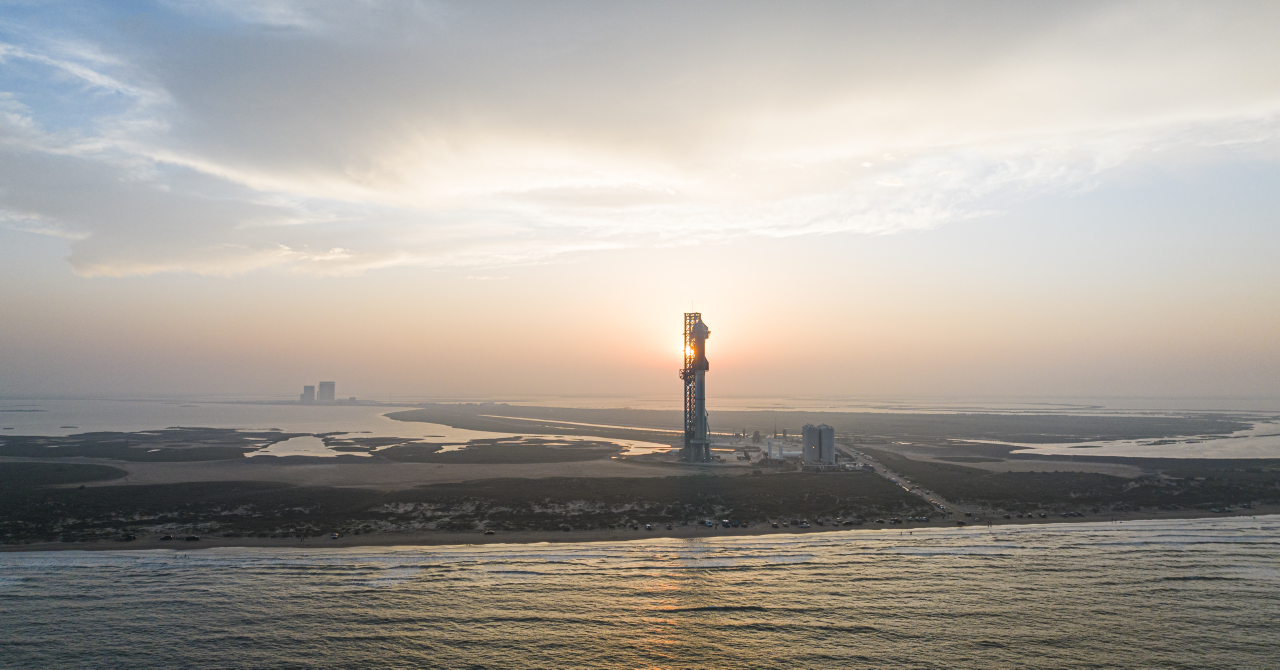
#> input picture Images/Rocket_Image.jpg, 3840 x 2008 px (shown at 1/3 size)
$ jupyter execute '1_Basic of Image Processing_25July25.ipynb'
#> lines starting #> are read from the running program, lines starting #| are printed output that depends on the picture
[cell 1]
from PIL import Image
import cv2
import matplotlib.pyplot as plt
import numpy as np

[cell 2]
Img = Image.open("Images/Rocket_Image.jpg")
#> Img is the input picture: PIL image 3840x2008 RGB; mean R, G, B 166.5, 161, 154
img1 = cv2.imread("Images/Rocket_Image.jpg")

[cell 3]
# Figure to compare default color mode in Opencv and PIL
plt.figure(figsize=(15, 5))
plt.subplot(1, 3, 1)
plt.imshow(Img)
plt.title("PIL Image")
plt.axis('off')
plt.subplot(1, 3, 2)
plt.imshow(img1)
plt.title("OpenCV default Image")
plt.axis('off')
plt.subplot(1, 3, 3)
plt.imshow(cv2.cvtColor(img1, cv2.COLOR_BGR2RGB))
plt.title("OpenCV Image with RGB conversion")
plt.axis('off')
plt.show()
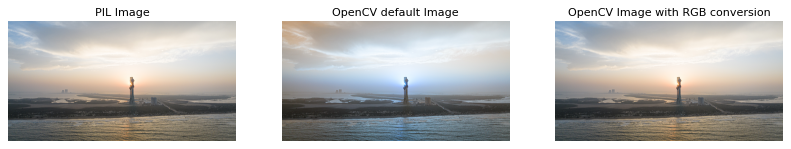
#> figure drawn by matplotlib, 3 panels; B, G, R data is drawn as R, G, B

[cell 4]
# To display the file format of the image using PIL
print(f"Image file format: {Img.format}")
#| Image file format: JPEG

[cell 5]
# To display the pixel format of the image
print(f"Image pixel format: {Img.mode}")
#| Image pixel format: RGB

[cell 6]
# To display the size of the image
print(f"Image size: {Img.size}")
#| Image size: (3840, 2008)

[cell 7]
# Convert image from RGB to Grayscale using PIL
plt.figure(figsize=(15, 5))
plt.subplot(1, 2, 1)
Gray_Img = Img.convert("L")
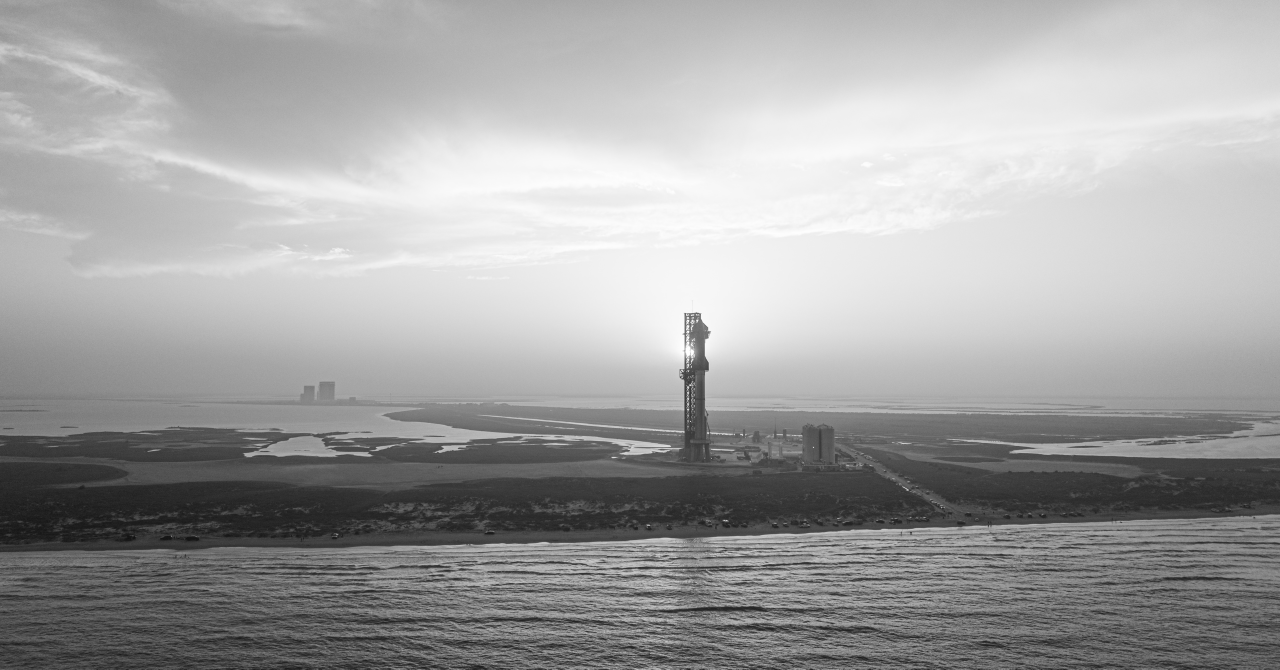
#> Gray_Img: PIL image 3840x2008 L (shown at 1/3 size); min 8, max 255, mean 161.9
plt.imshow(Gray_Img, cmap='gray')
plt.title("Grayscale Image using PIL")
plt.axis('off')
# Convert image from RGB to Binary using PIL
Binary_Img = Img.convert("1")
#> Binary_Img: PIL image 3840x2008 1; 63.3% white; black in thin lines or dots
plt.subplot(1, 2, 2)
plt.imshow(Binary_Img, cmap='gray')
plt.title("Binary Image using PIL")
plt.axis('off')
plt.show()
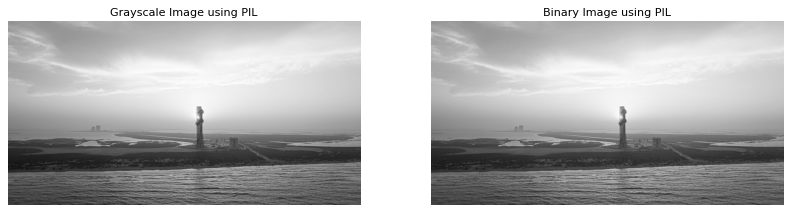
#> figure drawn by matplotlib, 2 panels

[cell 8]
# Resizing the image using PIL
resized_img = Img.resize((300, 300))
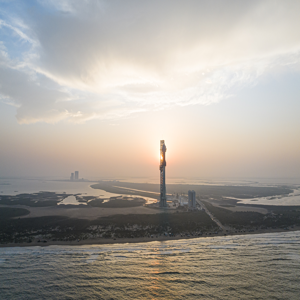
#> resized_img: PIL image 300x300 RGB; mean R, G, B 166.5, 161, 154
plt.imshow(resized_img)
plt.title("Resized Image using PIL")
plt.axis('off')
plt.show()

[cell 9]
# Cropping the image using PIL
cropped_img = Img.crop((50, 50, 250, 250))
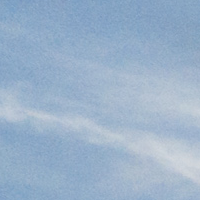
#> cropped_img: PIL image 200x200 RGB; mean R, G, B 154.8, 177.9, 202
plt.figure(figsize=(5, 5))
plt.title("Cropped Image using PIL")
plt.axis('off')
plt.imshow(cropped_img)

[cell 10]
# Thumbnailing the image using PIL
thumbnail_img = Img.copy()
thumbnail_img.thumbnail((100, 100))
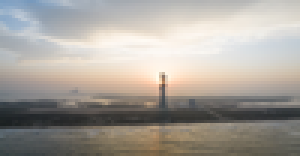
#> thumbnail_img: PIL image 100x52 RGB (shown 3 times larger); mean R, G, B 166.5, 161.1, 154
plt.figure(figsize=(5, 5))
plt.title("Thumbnail Image using PIL")
plt.axis('off')
plt.imshow(thumbnail_img)
plt.show()

[cell 11]
original_image = Image.open("Images/Rocket_Image.jpg")
# Splitting the imae into RGB channels
r, g, b = original_image.split()
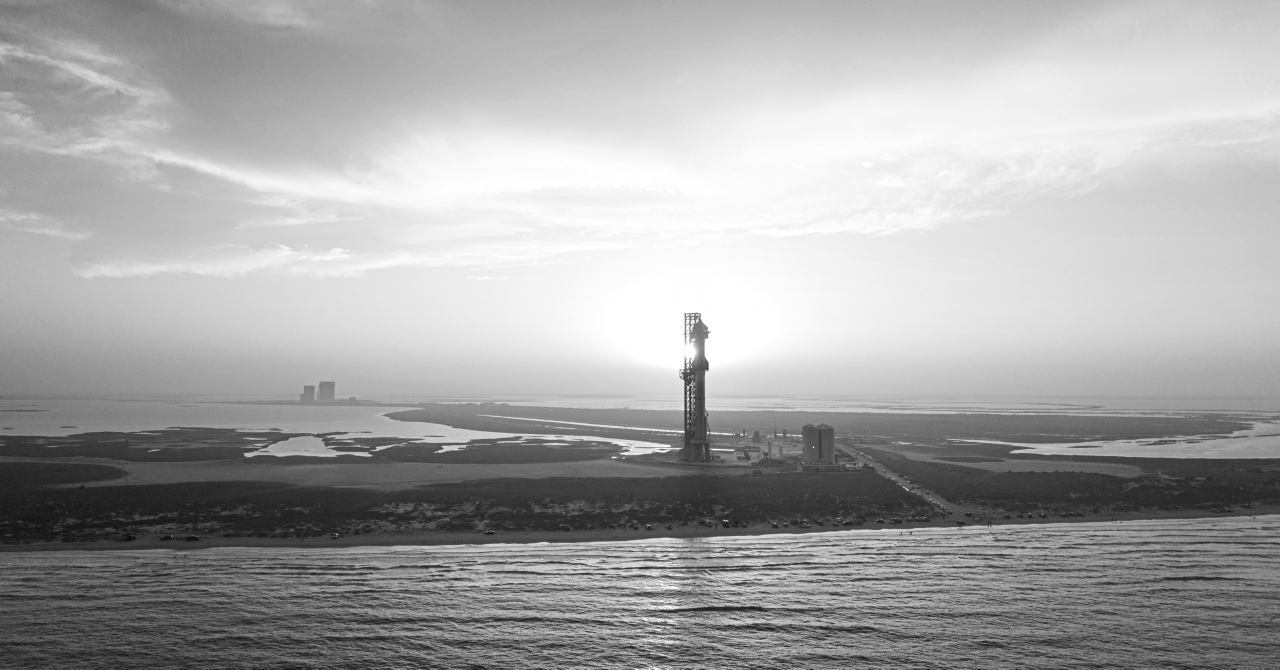
#> r: PIL image 3840x2008 L (shown at 1/3 size); min 2, max 255, mean 166.5
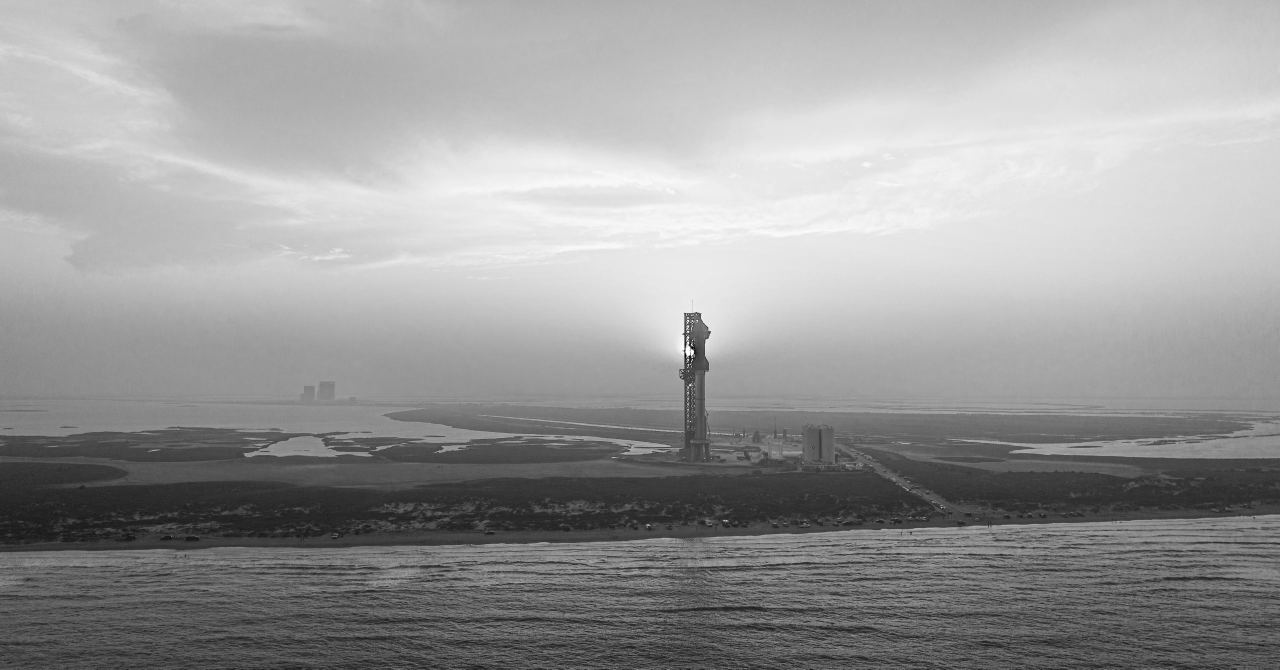
#> b: PIL image 3840x2008 L (shown at 1/3 size); min 0, max 255, mean 154
plt.figure(figsize=(15, 5))
plt.subplot(1, 3, 1)
plt.imshow(r, cmap='Reds')
plt.title("Red Channel")
plt.axis('off')
plt.subplot(1, 3, 2)
plt.imshow(g, cmap='Greens')
plt.title("Green Channel")
plt.axis('off')
plt.subplot(1, 3, 3)
plt.imshow(b, cmap='Blues')
plt.title("Blue Channel")
plt.axis('off')
plt.show()

$ run again, with Images/Template_Rocket.jpg copied over Images/Rocket_Image.jpg
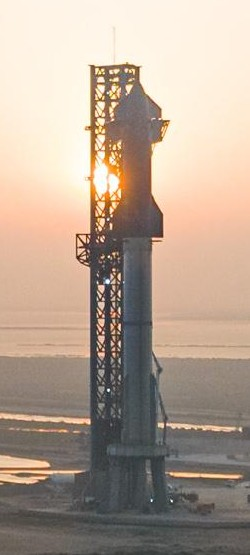
#> input picture Images/Template_Rocket.jpg, 250 x 555 px
#> Img is the input picture: PIL image 250x555 RGB; mean R, G, B 180.2, 162.2, 146.6
#| Image file format: JPEG
#| Image pixel format: RGB
#| Image size: (250, 555)
#> `Binary_Img = Img.convert("1")`:
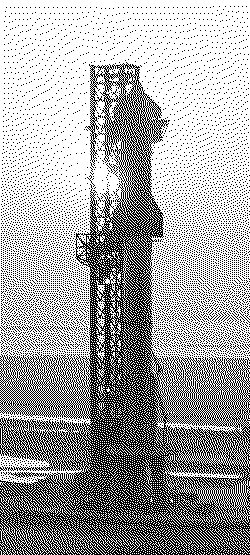
#> Binary_Img: PIL image 250x555 1; 64.8% white; black in thin lines or dots
#> `r, g, b = original_image.split()`:
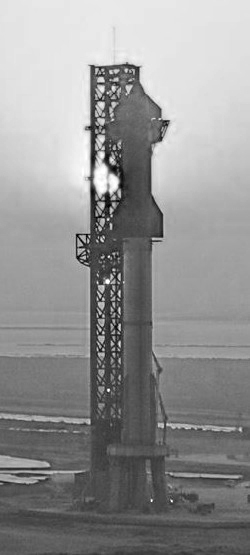
#> b: PIL image 250x555 L; min 0, max 255, mean 146.6
